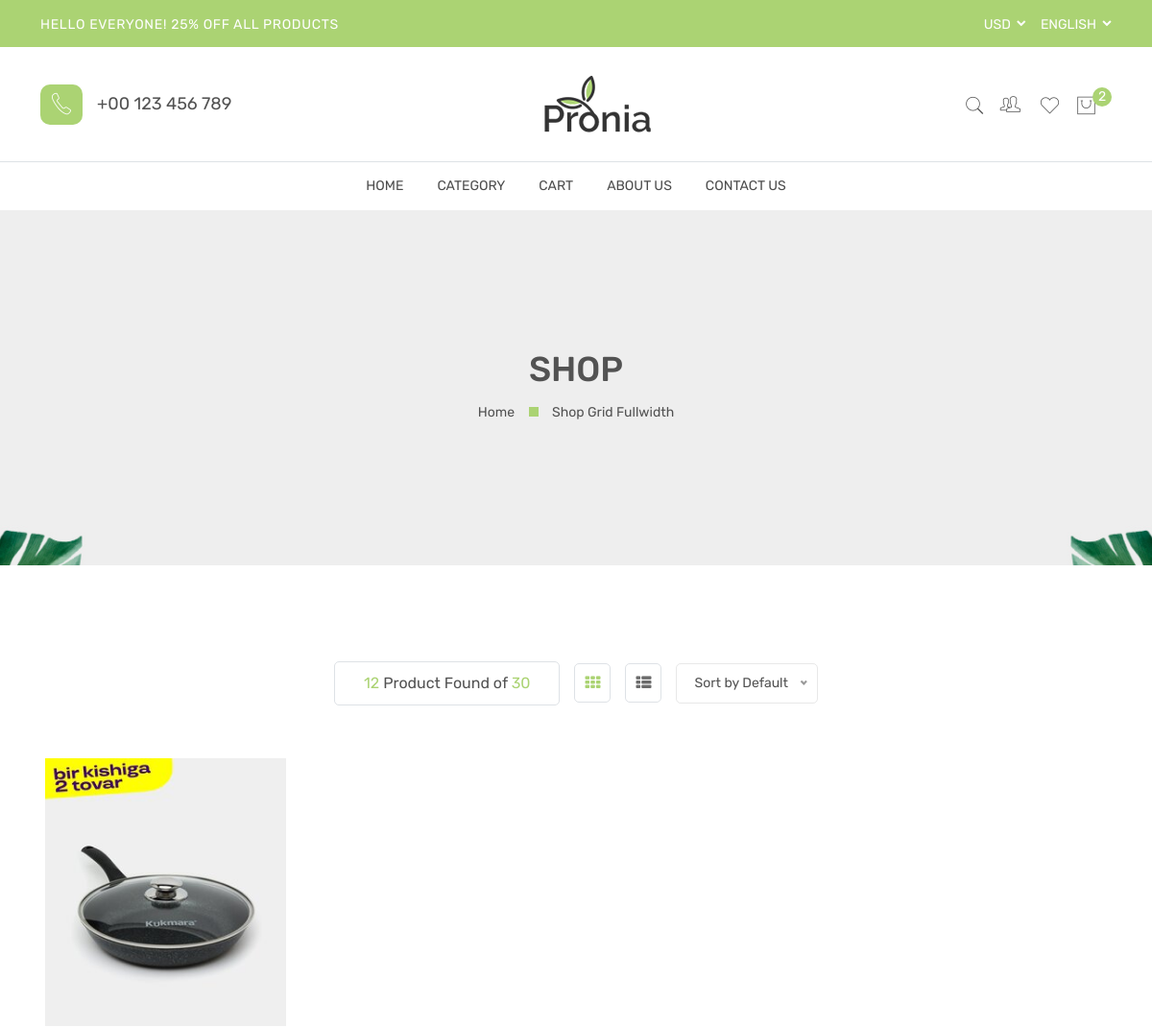
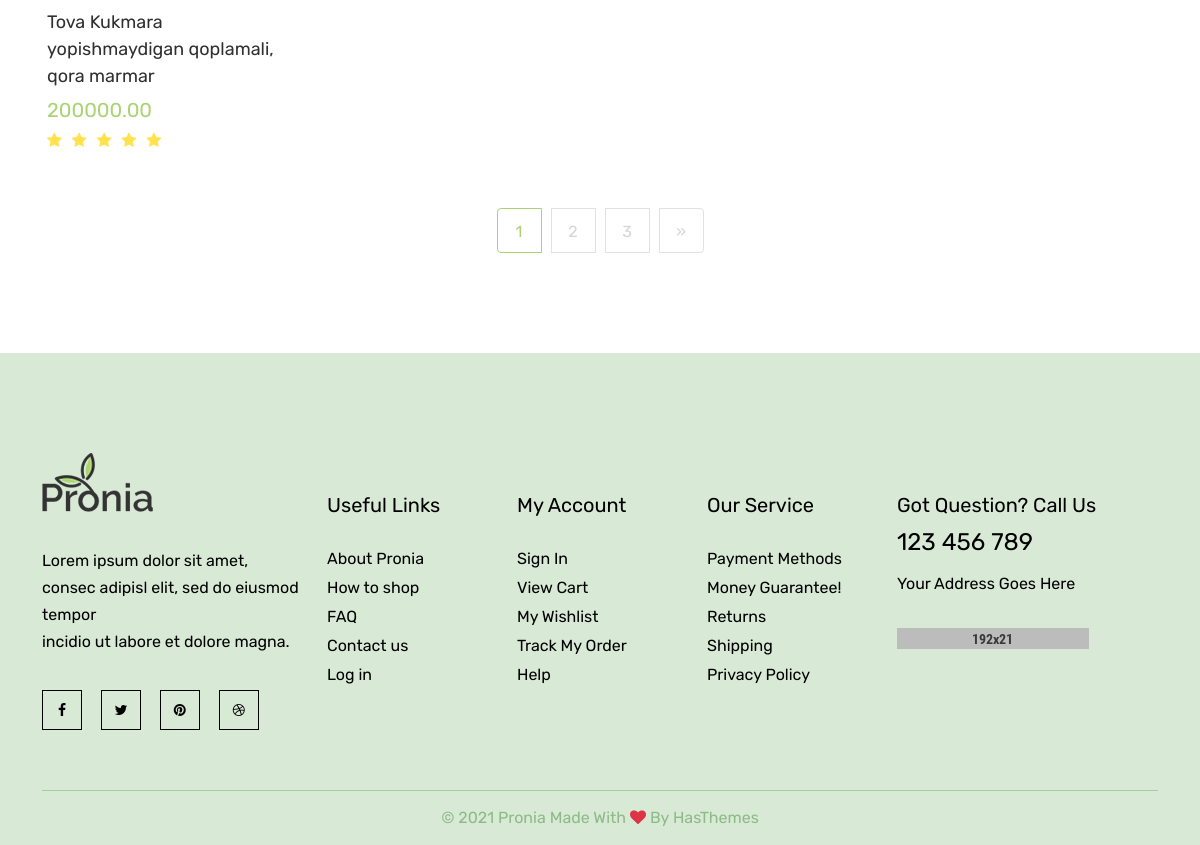
Screenshot of /category_list/4 (signed in) with the database file from the repository (2 pictures, top to bottom).
### main/models.py (models this page shows, shortened)
class CodeGenerate(models.Model):
    code = models.CharField(max_length=255, blank=True, unique=True)
    class Meta:
        abstract = True

class Product(CodeGenerate):
    category = models.ForeignKey(Category, on_delete=models.CASCADE)
    name = models.CharField(max_length=255)
    body = models.TextField()
    price = models.DecimalField(decimal_places=2, max_digits=10)  # +
    discount_price = models.DecimalField(decimal_places=2, max_digits=10,
                                         blank=True, null=True)  # +
    banner_img = models.ImageField(upload_to='banner-img')
    quantity = models.IntegerField()
    delivery = models.BooleanField(default=False)  # +

### main/front/views.py (the view)
# urls.py: path('category_list/<int:id>', views.category_list, name='category_list'),
def category_list(request, id):
    categorys = models.Category.objects.all()
    catg = models.Category.objects.get(id=id)
    products = models.Product.objects.filter(category=catg)
    cart = models.Cart.objects.get_or_create(user=request.user, is_active=True)
    context = {
        'categorys': categorys,
        'products': products,
        'categor': catg,
        'cart': cart,
    }
    return render(request, 'front/shoplist.html', context)

### templates/front/shoplist.html (shortened to what this page needs)
{% extends 'front/base.html' %}
{% block content  %}
{% load static %}
        <main class="main-content">
            <div class="breadcrumb-area breadcrumb-height" data-bg-image="{% static 'front/assets/images/breadcrumb/bg/1-1-1919x388.jpg' %}">
                <div class="container h-100">
                    <div class="row h-100">
                        <div class="col-lg-12">
                            <div class="breadcrumb-item">
                                <h2 class="breadcrumb-heading">Shop</h2>
                                <ul>
                                    <li>
                                        <a href="index.html">Home</a>
                                    </li>
                                    <li>Shop Grid Fullwidth</li>
                                </ul>
                            </div>
                        </div>
                    </div>
                </div>
            </div>
            <div class="shop-area section-space-y-axis-100">
                <div class="container">
                    <div class="row">
                        <div class="col-lg-12">
                            <div class="product-topbar">
                                <ul>
                                    <li class="page-count">
                                        <span>12</span> Product Found of <span>30</span>
                                    </li>
                                    <li class="product-view-wrap">
                                        <ul class="nav" role="tablist">
                                            <li class="grid-view" role="presentation">
                                                <a class="active" id="grid-view-tab" data-bs-toggle="tab" href="#grid-view" role="tab" aria-selected="true">
                                                    <i class="fa fa-th"></i>
                                                </a>
                                            </li>
                                            <li class="list-view" role="presentation">
                                                <a id="list-view-tab" data-bs-toggle="tab" href="#list-view" role="tab" aria-selected="true">
                                                    <i class="fa fa-th-list"></i>
                                                </a>
                                            </li>
                                        </ul>
                                    </li>
                                    <li class="short">
                                    </li>
                                </ul>
                            </div>
                            <div class="tab-content">
                                <div class="tab-pane fade show active" id="grid-view" role="tabpanel" aria-labelledby="grid-view-tab">
                                    <div class="product-grid-view row g-y-20">
                                        {% for product in products %}
                                        <div class="col-lg-3 col-md-4 col-sm-6">
                                            <div class="product-item">
                                                <div class="product-img">
                                                    <a href="{% url 'front:product_detail' product.code %}">
                                                        <img class="primary-img" src="{{product.banner_img.url}}" alt="Product Images">
                                                    </a>
                                                </div>
                                                <div class="product-content">
                                                    <a class="product-name" href="{% url 'front:product_detail' product.code %}">{{product.name}}</a>
                                                    <div class="price-box pb-1">
                                                        <span class="new-price">{{product.price}}</span>
                                                    </div>
                                                    <div class="rating-box">
                                                        <ul>
                                                            <li><i class="fa fa-star"></i></li>
                                                            <li><i class="fa fa-star"></i></li>
                                                            <li><i class="fa fa-star"></i></li>
                                                            <li><i class="fa fa-star"></i></li>
                                                            <li><i class="fa fa-star"></i></li>
                                                        </ul>
                                                    </div>
                                                </div>
                                            </div>
                                        </div>
                                        {% endfor %}
                                    </div>
                                </div>
                            </div>
                            <div class="pagination-area">
                                <nav aria-label="Page navigation example">
                                    <ul class="pagination justify-content-center">
                                        <li class="page-item active"><a class="page-link" href="#">1</a></li>
                                        <li class="page-item"><a class="page-link" href="#">2</a></li>
                                        <li class="page-item"><a class="page-link" href="#">3</a></li>
                                        <li class="page-item">
                                            <a class="page-link" href="#" aria-label="Next">&raquo;</a>
                                        </li>
                                    </ul>
                                </nav>
                            </div>
                        </div>
                    </div>
                </div>
            </div>
        </main>
{% endblock %}

### rows the page displays
Product: banner_img (picture), name "Tova Kukmara yopishmaydigan qoplamali, qora marmar", price "200000.00"

### other values shown
{{ cart | length }} "2"
